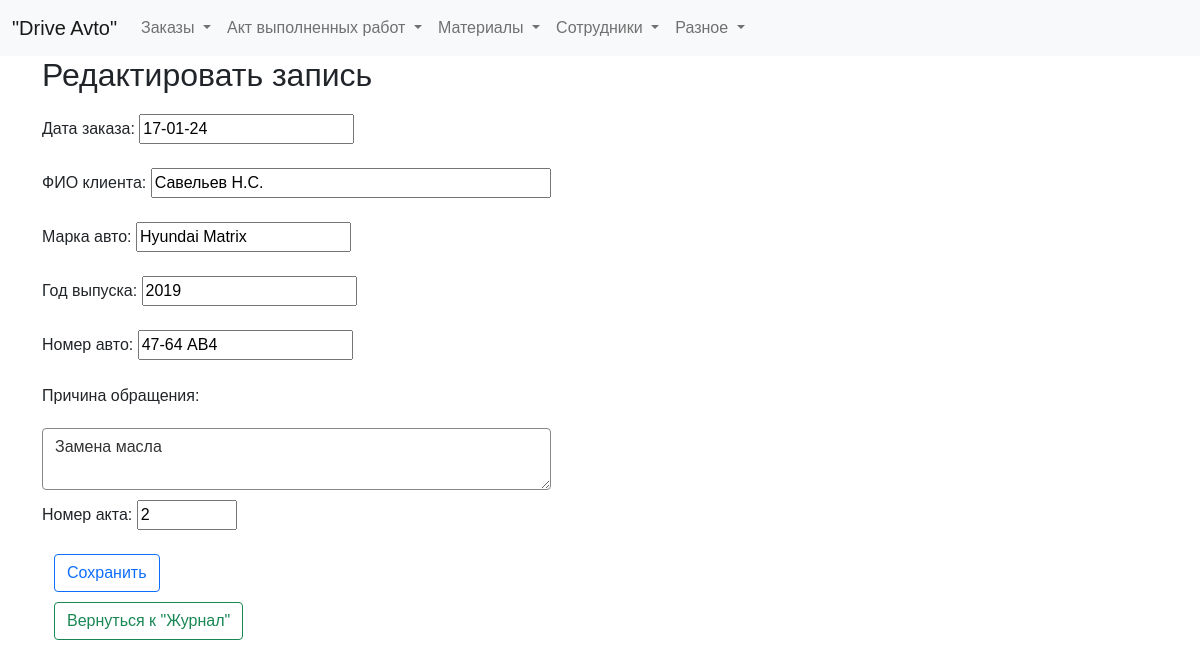
The page /edit_entry/2 on the database as committed earlier.
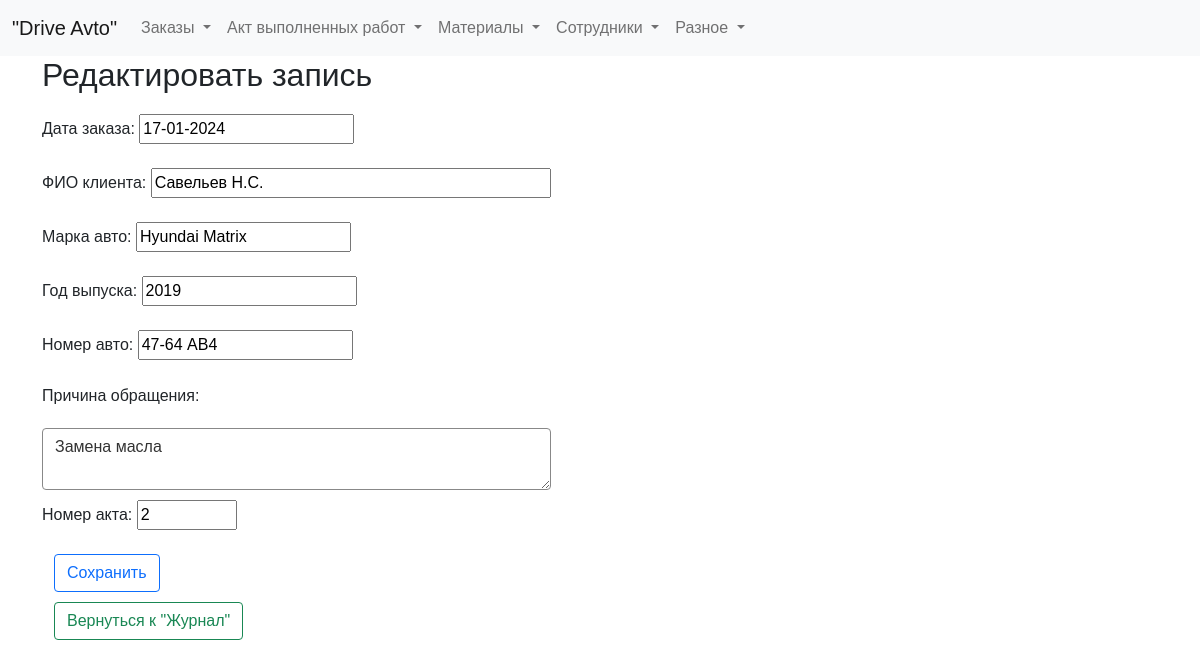
The same page on the database as committed later.
### tables this page shows
CREATE TABLE log (
id integer PRIMARY KEY AUTOINCREMENT,
date_order text NOT NULL,
name_customer text NOT NULL,
brand_car text NOT NULL,
year_car text NOT NULL,
number_car text NOT NULL,
text_order text NOT NULL,
id_act integer
);

### fcompany.py (the view)
@app.route('/edit_entry/<int:entry_id>', methods=['GET'])
def edit_entry(entry_id):
    entry_data = dbase.get_entry(entry_id)
    return render_template('edit_entry.html', title="Редактировать", entry_data=entry_data)

### FDataBase.py (called while the page is built)
    def get_entry(self, entry_id):
        sql = '''SELECT * FROM log WHERE id = ?'''
        try:
            self.__cur.execute(sql, (entry_id,))
            res = self.__cur.fetchone()
            if res:
                return dict(res)
        except Exception as e:
            print("Ошибка при получении записи из БД:", str(e))
        return None

### fcompany.py (called while the page is built)
def connect_db():  # общая функция для установления соединения с БД
    conn = sqlite3.connect(app.config['DATABASE'])
    conn.row_factory = sqlite3.Row  # записи будут представлены не в виде кортежей, а в виде словаря (для исп в шаблонах)
    return conn

def get_db():
    if not hasattr(g, 'link_db'):
        g.link_db = connect_db()
    return g.link_db

@app.before_request
def before_request():
    global dbase
    db = get_db()
    dbase = FDataBase(db)

### templates/edit_entry.html (shortened to what this page needs)
{% extends 'base.html' %}
{% block content %}
<h2>Редактировать запись </h2>
<form action="/save_entry/{{ entry_data.id }}" method="post" class="form-contact">
    <label for="date_order">Дата заказа:</label>
    <input type="text" id="date_order" name="date_order" value="{{ entry_data.date_order }}" class="form-contact" required ><br><br>
    <label for="name_customer">ФИО клиента:</label>
    <input type="text" id="name_customer" name="name_customer" value="{{ entry_data.name_customer }}" class="form-contact" style="width: 400px;" required ><br><br>
    <label for="brand_car">Марка авто:</label>
    <input type="text" id="brand_car" name="brand_car" value="{{ entry_data.brand_car }}" class="form-contact" required ><br><br>
    <label for="year_car">Год выпуска:</label>
    <input type="text" id="year_car" name="year_car" value="{{ entry_data.year_car }}" class="form-contact" required ><br><br>
    <label for="number_car">Номер авто:</label>
    <input type="text" id="number_car" name="number_car" value="{{ entry_data.number_car }}" class="form-contact" required ><br><br>
    <label for="text_order" style="margin-bottom: 10px;">Причина обращения:</label>
    <textarea class="form-control f-control" id="text_order" name="text_order" rows="2" style="margin-top: 10px; margin-bottom: 10px;" required>{{ entry_data.text_order }}</textarea>
    <label for="text_order">Номер акта:</label>
    <input type="text" id="id_act" name="id_act" value="{{ entry_data.id_act }}" class="form-contact" style="width: 100px;" readonly ><br><br>
<div class="container">
    <button type="submit" class="btn btn-outline-primary">Сохранить</button>
    <button type="button" class="btn btn-outline-success return-button" onclick="window.location.href = '/zhurnal'">Вернуться к "Журнал"</button>
</div>
</form>
{% endblock %}

Rows that differ between the two databases and show on the page:
changed log "Савельев Н.С.": date_order "17-01-24" → "17-01-2024"
